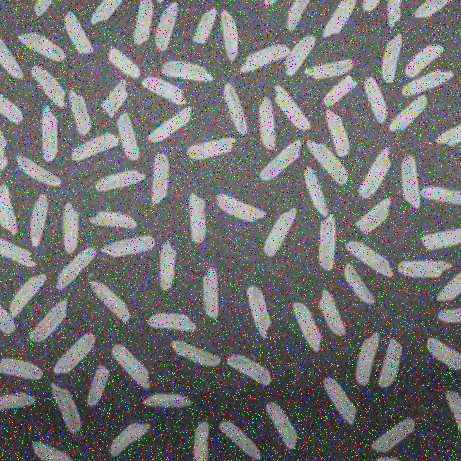
#> input picture TP1 HISTOGRAM AND CONTRASTE/imageTP1/tp1_2.png, 461 x 461 px
$ python Histogram.py
#> lines starting #> are read from the running program, lines starting #| are printed output that depends on the picture
import cv2
import numpy as np
from  matplotlib import  pyplot as plt


def gammaCorrection(src, gamma):
    invGamma = 1 / gamma

    table = [((i / 255) ** invGamma) * 255 for i in range(256)]
    table = np.array(table, np.uint8)

    return cv2.LUT(src, table)


img = cv2.imread('imageTP1/tp1_2.png')
#> img is the input picture: shape (461, 461, 3); mean B, G, R 111.8, 111.8, 111.8
gammaImg = gammaCorrection(img, 3)
#> in gammaCorrection, `return cv2.LUT(src, table)`:
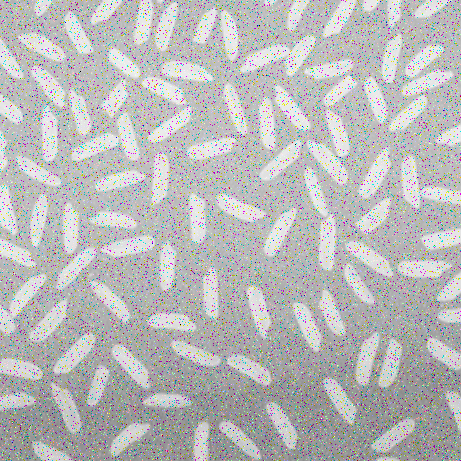
#> returned value: shape (461, 461, 3); mean of channels 0, 1, 2 185.8, 185.8, 185.8; drawn as B, G, R

cv2.imshow('Correction Gamma image-4', gammaImg)

plt.hist(gammaImg.ravel(), 256, [0, 256])
plt.show()
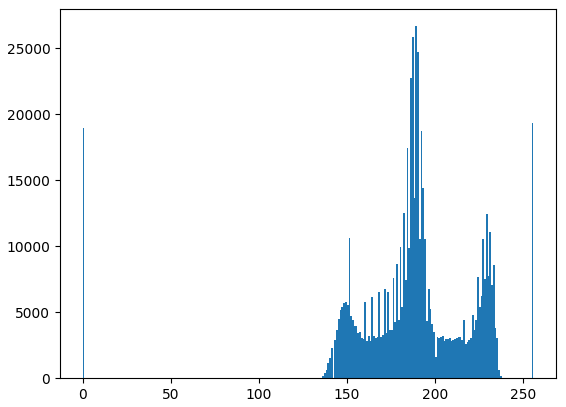
#> figure drawn by matplotlib, 1 panel; tallest bar 26667 high, from x = 189 to 190
cv2.waitKey(0)
cv2.destroyAllWindows()

$ run again, with TP1 HISTOGRAM AND CONTRASTE/imageTP1/tp1_3.png copied over TP1 HISTOGRAM AND CONTRASTE/imageTP1/tp1_2.png
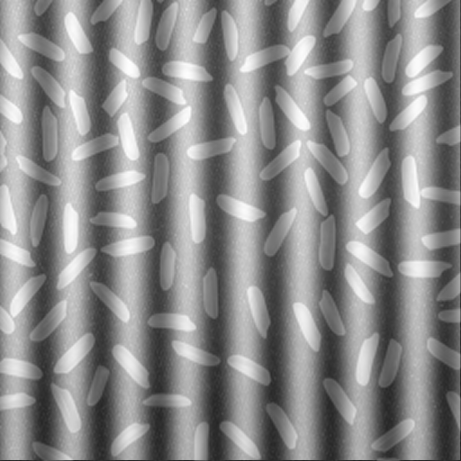
#> input picture TP1 HISTOGRAM AND CONTRASTE/imageTP1/tp1_3.png, 461 x 461 px
#> img is the input picture: shape (461, 461, 3); min 37, max 255, mean 140.2
#> in gammaCorrection, `return cv2.LUT(src, table)`:
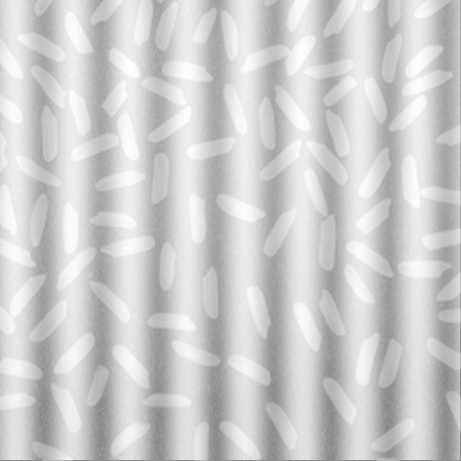
#> returned value: shape (461, 461, 3); min 133, max 255, mean 205
#> `plt.show()`:
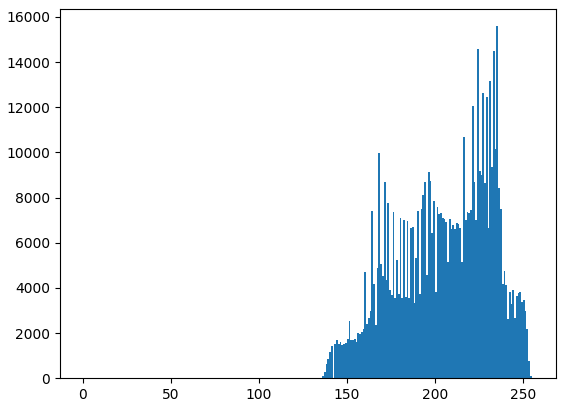
#> figure drawn by matplotlib, 1 panel; tallest bar 15591 high, from x = 235 to 236
